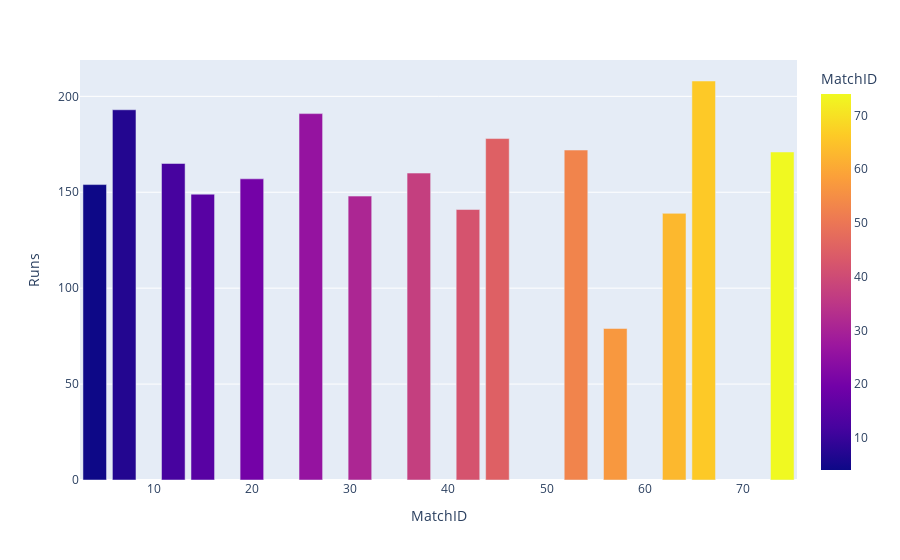

Notebook source saved alongside this figure:
### Markdown cell above
# plot the graph representing the total runs by the team

### Code cell
r = b.groupby('MatchID')['Runs'].sum()
px.bar(r,x=r.index,y='Runs',color=r.index)

### Figure 1 — Plotly figure (JSON) as saved in the notebook; plotly's stock layout.template omitted (floating-point values rounded to 4 significant figures)
{"data": [{"alignmentgroup": "True", "hovertemplate": "MatchID=%{marker.color}<br>Runs=%{y}<extra></extra>", "legendgroup": "", "marker": {"color": [4, 7, 12, 15, 20, 26, 31, 37, 42, 45, 53, 57, 63, 66, 74], "coloraxis": "coloraxis", "pattern": {"shape": ""}}, "name": "", "offsetgroup": "", "orientation": "v", "showlegend": false, "textposition": "auto", "type": "bar", "x": [4, 7, 12, 15, 20, 26, 31, 37, 42, 45, 53, 57, 63, 66, 74], "xaxis": "x", "y": [154, 193, 165, 149, 157, 191, 148, 160, 141, 178, 172, 79, 139, 208, 171], "yaxis": "y"}], "layout": {"barmode": "relative", "coloraxis": {"colorbar": {"title": {"text": "MatchID"}}, "colorscale": [[0, "#0d0887"], [0.1111, "#46039f"], [0.2222, "#7201a8"], [0.3333, "#9c179e"], [0.4444, "#bd3786"], [0.5556, "#d8576b"], [0.6667, "#ed7953"], [0.7778, "#fb9f3a"], [0.8889, "#fdca26"], [1, "#f0f921"]]}, "legend": {"tracegroupgap": 0}, "margin": {"t": 60}, "xaxis": {"anchor": "y", "domain": [0, 1], "title": {"text": "MatchID"}}, "yaxis": {"anchor": "x", "domain": [0, 1], "title": {"text": "Runs"}}}}
